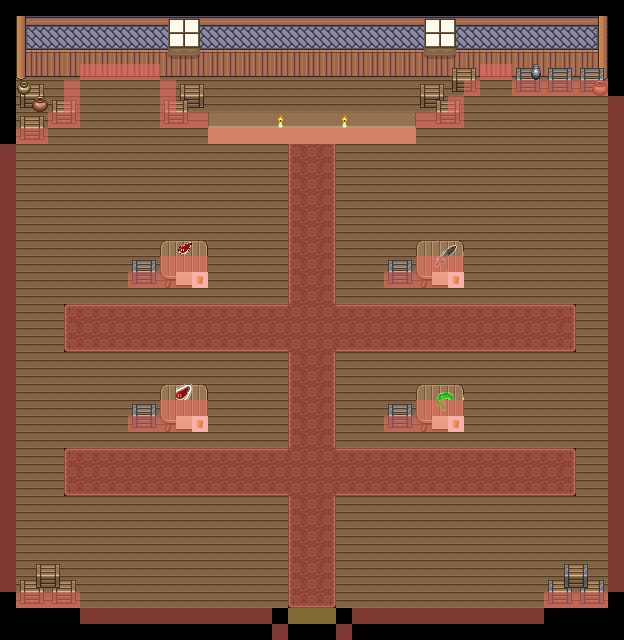

Below is a game level as drawn by its tile map, then a one-line description and the .tmx that defines it (tile-layer data replaced by summaries):
An orthogonal 39x40 tile map with 16x16 px tiles, 11 tile layers (ground, Walls, Furniture_Bottom, Details_Bottom, ...), 8 tilesets.

<map version="1.5" tiledversion="1.5.0" orientation="orthogonal" renderorder="right-down" width="39" height="40" tilewidth="16" tileheight="16" infinite="0" nextlayerid="12" nextobjectid="1">
 <tileset firstgid="1" name="interior_tileset" tilewidth="16" tileheight="16" tilecount="256" columns="16">
  <image source="interior_tileset.png" width="256" height="256" />
 </tileset>
 <tileset firstgid="257" name="walls_tileset" tilewidth="16" tileheight="16" tilecount="1024" columns="32">
  <image source="walls_tileset.png" width="512" height="512" />
 </tileset>
 <tileset firstgid="1281" name="woodenwall_tileset" tilewidth="16" tileheight="16" tilecount="264" columns="33">
  <image source="woodenwall_tileset.png" width="543" height="128" />
 </tileset>
 <tileset firstgid="1545" name="collisions" tilewidth="16" tileheight="16" tilecount="8" columns="8">
  <image source="collisions.png" width="128" height="16" />
 </tileset>
 <tileset firstgid="1553" name="meat_tile" tilewidth="16" tileheight="16" tilecount="1" columns="1">
  <image source="meat_tile.png" width="17" height="16" />
 </tileset>
 <tileset firstgid="1554" name="tiem_tales" tilewidth="16" tileheight="16" tilecount="54" columns="9">
  <image source="item_tiles.png" width="149" height="101" />
 </tileset>
 <tileset firstgid="1608" name="item_tiles2" tilewidth="16" tileheight="16" tilecount="54" columns="9">
  <image source="item_tiles2.png" width="157" height="106" />
 </tileset>
 <tileset firstgid="1662" name="coin_tile" tilewidth="16" tileheight="16" tilecount="1" columns="1">
  <image source="coin_tile.png" width="16" height="16" />
 </tileset>
 <layer id="1" name="ground" width="39" height="40">
  <properties>
   <property name="y" type="int" value="0" />
  </properties>
  <data>[1560 cells, 1258 non-empty, 10 distinct tile ids]</data>
 </layer>
 <layer id="2" name="Walls" width="39" height="40">
  <properties>
   <property name="y" type="int" value="1" />
  </properties>
  <data>[1560 cells, 148 non-empty, 16 distinct tile ids]</data>
 </layer>
 <layer id="3" name="Furniture_Bottom" width="39" height="40">
  <properties>
   <property name="y" type="int" value="2" />
  </properties>
  <data>[1560 cells, 80 non-empty, 21 distinct tile ids]</data>
 </layer>
 <layer id="4" name="Details_Bottom" width="39" height="40">
  <properties>
   <property name="y" type="int" value="3" />
  </properties>
  <data>[1560 cells, 14 non-empty, 8 distinct tile ids]</data>
 </layer>
 <layer id="6" name="Tables1" width="39" height="40">
  <properties>
   <property name="y" type="int" value="288" />
  </properties>
  <data>[1560 cells, 26 non-empty, 13 distinct tile ids]</data>
 </layer>
 <layer id="8" name="Items1" width="39" height="40">
  <properties>
   <property name="y" type="int" value="289" />
  </properties>
  <data>[1560 cells, 8 non-empty, 6 distinct tile ids]</data>
 </layer>
 <layer id="7" name="Tables2" width="39" height="40">
  <properties>
   <property name="y" type="int" value="486" />
  </properties>
  <data>[1560 cells, 26 non-empty, 13 distinct tile ids]</data>
 </layer>
 <layer id="9" name="Items2" width="39" height="40">
  <properties>
   <property name="y" type="int" value="487" />
  </properties>
  <data>[1560 cells, 8 non-empty, 6 distinct tile ids]</data>
 </layer>
 <layer id="11" name="Furniture_Top" width="39" height="40">
  <properties>
   <property name="y" type="int" value="3000" />
  </properties>
  <data>[1560 cells, 16 non-empty, 8 distinct tile ids]</data>
 </layer>
 <layer id="10" name="Details_Top" width="39" height="40">
  <properties>
   <property name="y" type="int" value="3001" />
  </properties>
  <data>[1560 cells, 8 non-empty, 8 distinct tile ids]</data>
 </layer>
 <layer id="5" name="colliders" width="39" height="40" opacity="0.53">
  <properties>
   <property name="y" type="int" value="3002" />
  </properties>
  <data>[1560 cells, 170 non-empty, 2 distinct tile ids]</data>
 </layer>
</map>
